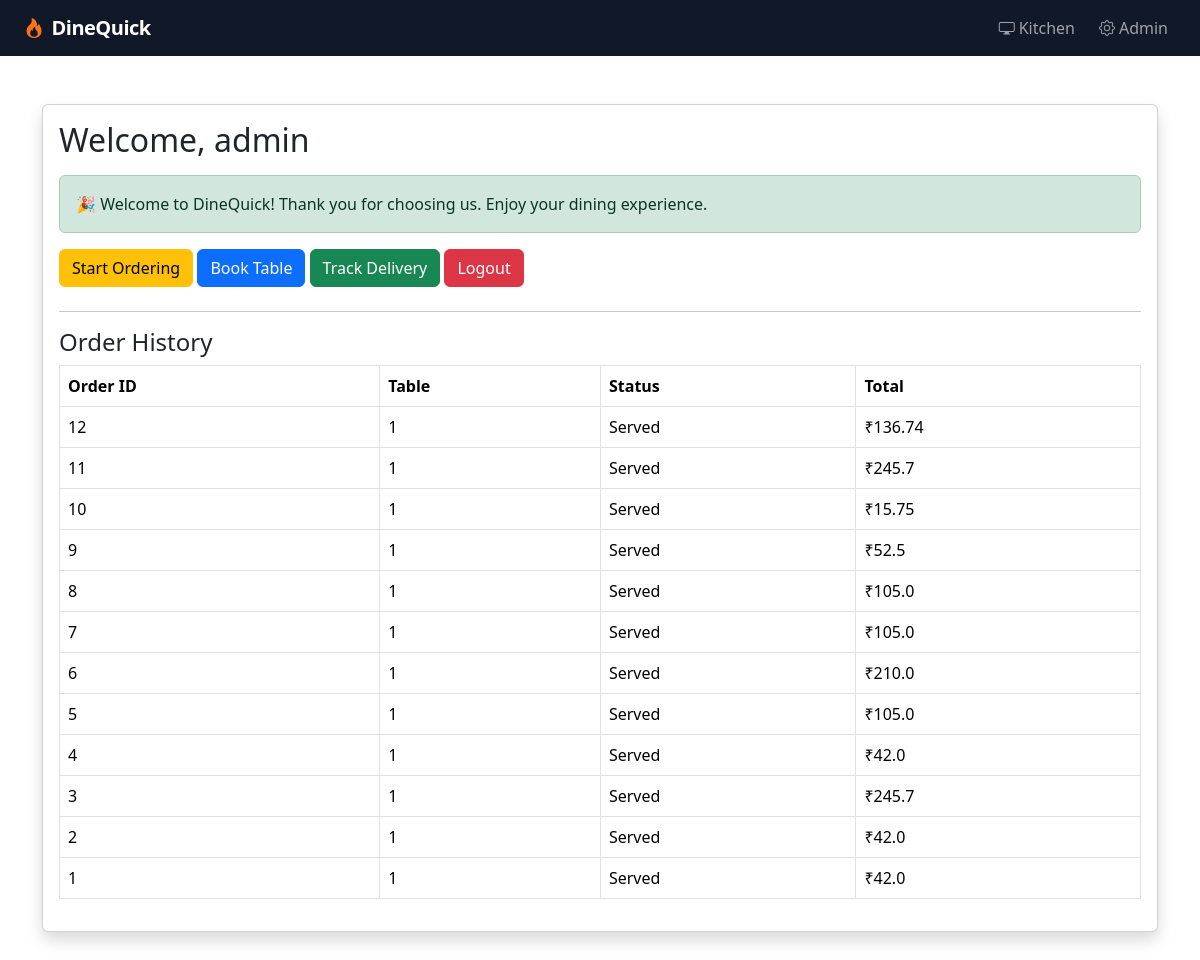
/dashboard (signed in), run on the app's committed database.
### models/user.py (models this page shows, shortened)
class User(db.Model):
    __tablename__ = "users"
    id = db.Column(
        db.Integer,
        primary_key=True
    )
    username = db.Column(
        db.String(50),
        unique=True,
        nullable=False
    )
    email = db.Column(
        db.String(120),
        unique=True,
        nullable=False
    )
    password_hash = db.Column(
        db.String(255),
        nullable=False
    )
    role = db.Column(
        db.String(20),
        default="customer"
    )
    created_at = db.Column(
        db.DateTime,
        default=datetime.utcnow
    )

### models/order.py (models this page shows, shortened)
class Order(db.Model):
    __tablename__ = 'orders'
    id = db.Column(db.Integer, primary_key=True)
    table_number = db.Column(db.Integer, nullable=False)
    status = db.Column(db.String(20), default='Placed')  # Placed, Cooking, Served
    subtotal = db.Column(db.Float, default=0.0)
    tax_amount = db.Column(db.Float, default=0.0)
    grand_total = db.Column(db.Float, default=0.0)
    created_at = db.Column(db.DateTime, default=datetime.utcnow)
    items = db.relationship('OrderItem', backref='order', lazy=True, cascade='all, delete-orphan')
    VALID_TRANSITIONS = {
        'Placed': 'Cooking',
        'Cooking': 'Served',
        'Served': None
    }

### routes/auth_routes.py (the view)
@auth_bp.route("/dashboard")
def dashboard():
    if "user_id" not in session:
        return redirect("/login")
    user = User.query.get(
        session["user_id"]
    )
    orders = Order.query.order_by(
        Order.id.desc()
    ).all()
    return render_template(
        "user_dashboard.html",
        user=user,
        orders=orders
    )

### templates/user_dashboard.html (shortened to what this page needs)
{% extends 'base.html' %}
{% block content %}
<div class="container py-5">
    <div class="card shadow">
        <div class="card-body">
            <h2 class="mb-3">
                Welcome, {{ user.username }}
            </h2>
            <div class="alert alert-success">
                🎉 Welcome to DineQuick!
                Thank you for choosing us.
                Enjoy your dining experience.
            </div>
            <div class="mb-4">
                <a href="/table/1"
                   class="btn btn-warning">
                   Start Ordering
                </a>
                <a href="/booking"
                   class="btn btn-primary">
                    Book Table
                </a>
                <a href="/delivery"
                   class="btn btn-success">
                    Track Delivery
                </a>
                <a href="/logout"
                   class="btn btn-danger">
                    Logout
                </a>
            </div>
            <hr>
            <h4>
                Order History
            </h4>
            {% if orders %}
            <table class="table table-bordered">
                <thead>
                    <tr>
                        <th>Order ID</th>
                        <th>Table</th>
                        <th>Status</th>
                        <th>Total</th>
                    </tr>
                </thead>
                <tbody>
                    {% for order in orders %}
                    <tr>
                        <td>{{ order.id }}</td>
                        <td>{{ order.table_number }}</td>
                        <td>{{ order.status }}</td>
                        <td>₹{{ order.grand_total }}</td>
                    </tr>
                    {% endfor %}
                </tbody>
            </table>
            {% else %}
            <p>No Orders Yet</p>
            {% endif %}
        </div>
    </div>
</div>
{% endblock %}

### templates/base.html (shortened to what this page needs)
<!DOCTYPE html>
<html lang="en">
<head>
    <link href="https://cdn.jsdelivr.net/npm/bootstrap@5.3.2/dist/css/bootstrap.min.css" rel="stylesheet">
    <link href="https://cdn.jsdelivr.net/npm/bootstrap-icons@1.11.3/font/bootstrap-icons.min.css" rel="stylesheet">
    <link rel="stylesheet" href="/static/css/style.css">
</head>
<body>
    <div class="toast-container position-fixed top-0 end-0 p-3" id="toastContainer" style="z-index:9999"></div>
    {% block navbar %}
    <nav class="navbar navbar-expand-lg navbar-dark" style="background:#111827;">
        <div class="container-fluid px-4">
            <a class="navbar-brand fw-bold" href="/">
                <i class="bi bi-fire text-orange me-2"></i>DineQuick
            </a>
            <div class="collapse navbar-collapse" id="navMenu">
                <ul class="navbar-nav ms-auto gap-2">
                    <li class="nav-item"><a class="nav-link" href="/kitchen-login"><i class="bi bi-display me-1"></i>Kitchen</a></li>
                    <li class="nav-item"><a class="nav-link" href="/login"><i class="bi bi-gear me-1"></i>Admin</a></li>
                </ul>
            </div>
        </div>
    </nav>
    {% endblock %}
    {% block content %}{% endblock %}
</body>
</html>

### static/css/style.css (style rules this page uses)
:root { --orange: #F97316; --orange-dark: #ea6c0a; --dark: #111827; --dark-card: #1f2937; --dark-border: #374151; --muted: #6b7280; }
body { font-family: 'Segoe UI', system-ui, -apple-system, sans-serif; }
.text-orange { color: var(--orange) !important; }
.table tbody tr { transition: background 0.15s; }
.navbar-brand { letter-spacing: -0.5px; }
.nav-link { color: #9ca3af !important; transition: color 0.2s; }

### data on the page
User: username "admin"
Order: id "12", table_number "1", status "Served", grand_total "136.74"
Order: id "11", table_number "1", status "Served", grand_total "245.7"
Order: id "10", table_number "1", status "Served", grand_total "15.75"
Order: id "9", table_number "1", status "Served", grand_total "52.5"
Order: id "8", table_number "1", status "Served", grand_total "105.0"
Order: id "7", table_number "1", status "Served", grand_total "105.0"
Order: id "6", table_number "1", status "Served", grand_total "210.0"
Order: id "5", table_number "1", status "Served", grand_total "105.0"
Order: id "4", table_number "1", status "Served", grand_total "42.0"
Order: id "3", table_number "1", status "Served", grand_total "245.7"
Order: id "2", table_number "1", status "Served", grand_total "42.0"
Order: id "1", table_number "1", status "Served", grand_total "42.0"
